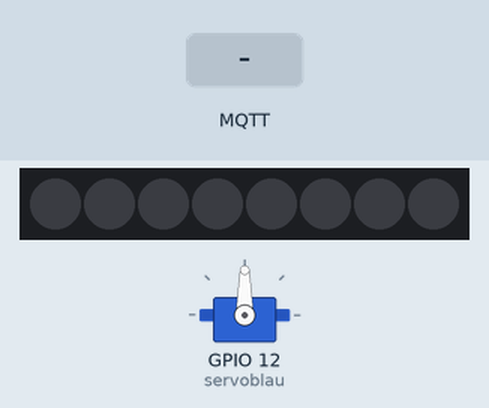
This sketch was run on a simulated ESP8266 (NodeMCU). Shown: servo, 8 RGB LEDs in strip order, left to right. Inputs (shaded band) come from the test bench. Dim RGB values are drawn brighter than linear; WiFi joins after 1.5 s; servers stay silent unless stated; random numbers use the default seed unless the sketch sets one; no MQTT or app messages arrive unless stated; what the sketch prints to the serial monitor is not drawn.

Above: at 2.7 s.
2.8 s: MQTT message "1" arrives on the first subscribed topic
At 4.0 s:
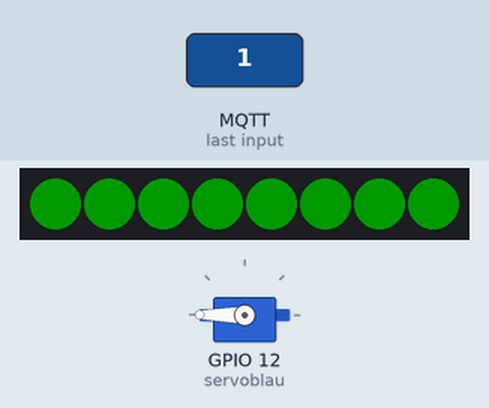
4.3 s: MQTT message "0" arrives on the first subscribed topic
At 5.1 s:
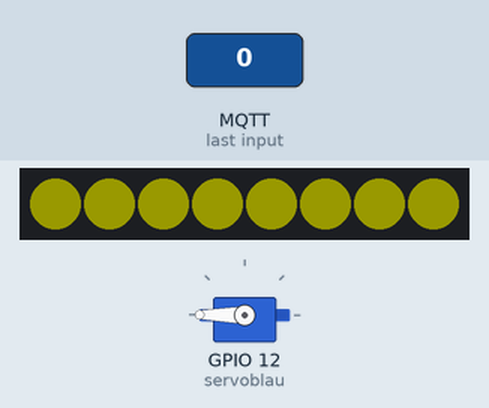
5.8 s: MQTT message "2" arrives on the first subscribed topic
At 6.3 s:
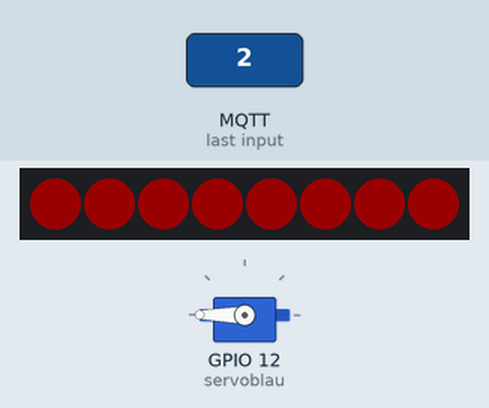
7.3 s: MQTT message "3" arrives on the first subscribed topic
At 8.6 s:
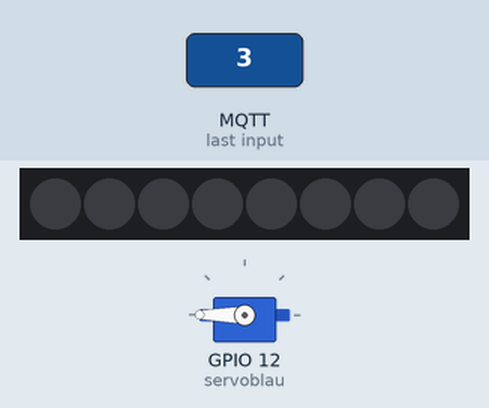
Timing chart, 0 to 9.8 s (numbered marks = the images above; inputs shaded):
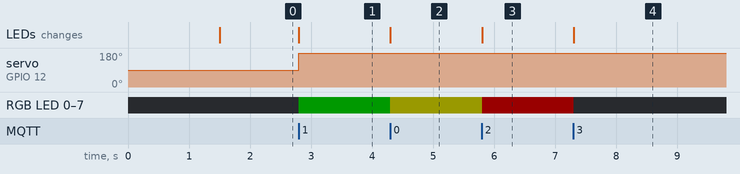

Measured:
- after the input at 2.8 s, servo on GPIO 12 (servoblau): 90° → 180° at once; RGB LED 0–7: off → RGB(0, 25, 0) at once; the LEDs: change at once (image 1)
- after the input at 4.3 s, RGB LED 0–7: RGB(0, 25, 0) → RGB(25, 25, 0) at once; the LEDs: change at once (image 2)
- after the input at 5.8 s, RGB LED 0–7: RGB(25, 25, 0) → RGB(25, 0, 0) at once; the LEDs: change at once (image 3)
- after the input at 7.3 s, RGB LED 0–7: RGB(25, 0, 0) → off at once; the LEDs: change at once (image 4)

The sketch:

gesichtserkennung_esp32.ino
```cpp
#include <ESP8266WiFi.h>
#include <PubSubClient.h>
#include <Servo.h>
#include <Adafruit_NeoPixel.h>

const char* PASSWORD = "Hack2022!";
const char* SSID = "Forum";
const char* MQTT_BROKER = "172.16.2.5";

int servostate = 0;
int rot = 0;
int gruen = 0;
const int NUMPIXELS = 8;
int PIN = 5;

Adafruit_NeoPixel pixels(NUMPIXELS, PIN, NEO_GRB + NEO_KHZ800);

WiFiClient espClient;
PubSubClient client(espClient);

Servo servoblau;

void reconnect() {
  // Loop until we're reconnected
  while (!client.connected()) {
    Serial.print("Attempting MQTT connection...");
    // Create a random client ID
    String clientId = "ESP8266Client-";
    clientId += String(random(0xffff), HEX);
    // Attempt to connect
    if (client.connect(clientId.c_str())) {
      Serial.println("connected");
      // Once connected, publish an announcement...
      //client.publish("outTopic", "hello world");
      // ... and resubscribe
      client.subscribe("securedoor/face");
    } else {
      Serial.print("failed, rc=");
      Serial.print(client.state());
      Serial.println(" try again in 5 seconds");
      // Wait 5 seconds before retrying
      delay(5000);
    }
  }
}

void callback(char* topic, byte* payload, unsigned int length) {
  Serial.print("Message arrived [");
  Serial.print(topic);
  Serial.print("] ");
  for (int i = 0; i < length; i++) {
    Serial.print((char)payload[i]);
  }
  Serial.println();
  servostate = servoblau.read();
  pixels.clear();
  if ((char)payload[0] == '1') {
    rot = 0;
    gruen = 255;
    servoblau.write(servostate+180);
    Serial.println("erkannt");
  }
  else if ((char)payload[0] == '0') {
    rot = 255;
    gruen = 255;
  }
  else if ((char)payload[0] == '2') {
    rot = 255;
    gruen = 0;
  }
  else if ((char)payload[0] == '3') {
    rot = 0;
    gruen = 0;
  }
  for (int i = 0; i < NUMPIXELS; i++) {
    pixels.setPixelColor(i, pixels.Color(rot, gruen, 0));
  }
  pixels.show();
}

void setup() {
  Serial.begin(115200);
  Serial.println("Programm gestartet");

  WiFi.begin(SSID, PASSWORD);
  while (WiFi.status() != WL_CONNECTED) {
    delay(500);
    Serial.print(".");
  }

  randomSeed(micros());

  Serial.println("");
  Serial.println("WiFi connected");
  Serial.println("IP address: ");
  Serial.println(WiFi.localIP());

  client.setServer(MQTT_BROKER, 1883);
  client.setCallback(callback);

  servoblau.attach(12);

  pixels.begin(); // INITIALIZE NeoPixel strip object (REQUIRED)
  pixels.setBrightness(25);
}
void loop() {
    if (!client.connected()) {
    reconnect();
  }
  client.loop();
}
```
